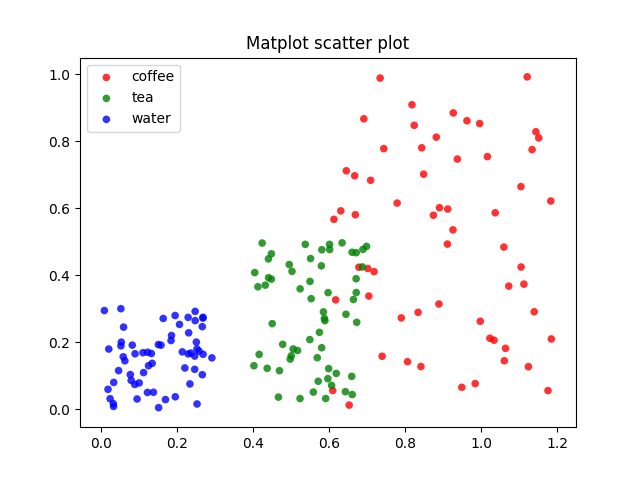

Write Python code to recreate this figure.
import numpy as np
import matplotlib.pyplot as plt

N = 60
g1 = (0.6 + 0.6 * np.random.rand(N), np.random.rand(N))
g2 = (0.4+0.3 * np.random.rand(N), 0.5*np.random.rand(N))
g3 = (0.3*np.random.rand(N),0.3*np.random.rand(N))

data = (g1, g2, g3)
colors = ("red", "green", "blue")
groups = ("coffee", "tea", "water")

fig = plt.figure()
ax = fig.add_subplot(1, 1, 1)

for data, color, group in zip(data, colors, groups):
    x, y = data
    ax.scatter(x, y, alpha=0.8, c=color, edgecolors='none', s=30, label=group)

plt.title('Matplot scatter plot')
plt.legend(loc=2)
plt.savefig('scatter_multicolor.png')
plt.show()

